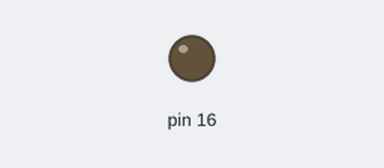
Recording of a sketch running on a simulated Arduino Uno, built with avr-gcc and run on an emulated ATmega328P. Parts: output pins drawn as LEDs (lit = HIGH).

Above: at 0.1 s.
At 7.1 s:
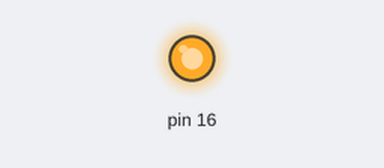
Timing chart, 0 to 8.6 s (numbered marks = the images above):
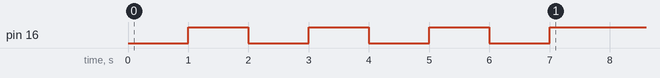

The sketch:

Lesson01_LED.ino
```cpp
void setup() {
  // put your setup code here, to run once:
 pinMode(16, OUTPUT);

 digitalWrite(16, LOW); //ไฟติด
 delay(1000);
 digitalWrite(16, HIGH);
 delay(1000);
  digitalWrite(16, LOW); //ไฟติด
 delay(1000);
 digitalWrite(16, HIGH);
 delay(1000);
 digitalWrite(16, LOW);
 delay(1000);
 digitalWrite(16, HIGH);
 delay(1000);
 digitalWrite(16, LOW); //ไฟติด
 delay(1000);
 digitalWrite(16, HIGH);
 delay(1000);
}

void loop() {
  // put your main code here, to run repeatedly:


}
```
